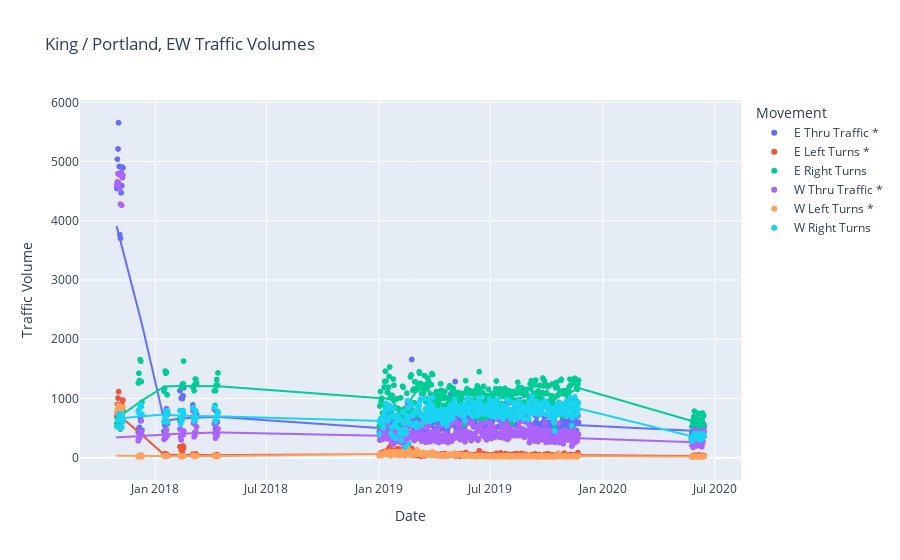

Here is the notebook cell this chart was saved with:
### Markdown cell above
Using Plotly Express to visualize all the traffic volume data of King / Portland:

### Code cell
fig = px.scatter(results, 
                 x="date", 
                 y=["e_thru_vol", "e_left_vol", "e_right_vol", "w_thru_vol", "w_left_vol", "w_right_vol"], 
                 labels={
                     "date" : "Date", 
                     "value" : "Traffic Volume", 
                     "variable" : "Movement"}, 
                 trendline="lowess", 
                 trendline_options=dict(frac=0.1),
                 # facet_col="year",
                 title="King / Portland, EW Traffic Volumes")

varlabels = {
    "e_thru_vol" : "E Thru Traffic *", 
    "e_left_vol" : "E Left Turns *", 
    "e_right_vol" : "E Right Turns", 
    "w_thru_vol" : "W Thru Traffic *", 
    "w_left_vol": "W Left Turns *", 
    "w_right_vol" : "W Right Turns"}

fig.for_each_trace(lambda t: t.update(name = varlabels[t.name], 
                                      legendgroup = varlabels[t.name], 
                                      hovertemplate = t.hovertemplate.replace(t.name, varlabels[t.name])))
fig.show()

### Figure 1 — Plotly figure (JSON) as saved in the notebook; plotly's stock layout.template omitted (floating-point values rounded to 4 significant figures; data arrays with more than 128 entries replaced by an {"elided": "..."} marker saying what was removed)
{"data": [{"hovertemplate": "Movement=E Thru Traffic *<br>Date=%{x}<br>Traffic Volume=%{y}<extra></extra>", "legendgroup": "E Thru Traffic *", "marker": {"color": "#636efa", "symbol": "circle"}, "mode": "markers", "name": "E Thru Traffic *", "showlegend": true, "type": "scattergl", "x": {"elided": "393 str values"}, "xaxis": "x", "y": {"elided": "393 int values"}, "yaxis": "y"}, {"hovertemplate": "<b>LOWESS trendline</b><br><br>Movement=E Thru Traffic *<br>Date=%{x}<br>Traffic Volume=%{y} <b>(trend)</b><extra></extra>", "legendgroup": "E Thru Traffic *", "marker": {"color": "#636efa", "symbol": "circle"}, "mode": "lines", "name": "E Thru Traffic *", "showlegend": false, "type": "scattergl", "x": {"elided": "393 str values"}, "xaxis": "x", "y": {"elided": "393 float values"}, "yaxis": "y"}, {"hovertemplate": "Movement=E Left Turns *<br>Date=%{x}<br>Traffic Volume=%{y}<extra></extra>", "legendgroup": "E Left Turns *", "marker": {"color": "#EF553B", "symbol": "circle"}, "mode": "markers", "name": "E Left Turns *", "showlegend": true, "type": "scattergl", "x": {"elided": "393 str values"}, "xaxis": "x", "y": {"elided": "393 int values"}, "yaxis": "y"}, {"hovertemplate": "<b>LOWESS trendline</b><br><br>Movement=E Left Turns *<br>Date=%{x}<br>Traffic Volume=%{y} <b>(trend)</b><extra></extra>", "legendgroup": "E Left Turns *", "marker": {"color": "#EF553B", "symbol": "circle"}, "mode": "lines", "name": "E Left Turns *", "showlegend": false, "type": "scattergl", "x": {"elided": "393 str values"}, "xaxis": "x", "y": {"elided": "393 float values"}, "yaxis": "y"}, {"hovertemplate": "Movement=E Right Turns<br>Date=%{x}<br>Traffic Volume=%{y}<extra></extra>", "legendgroup": "E Right Turns", "marker": {"color": "#00cc96", "symbol": "circle"}, "mode": "markers", "name": "E Right Turns", "showlegend": true, "type": "scattergl", "x": {"elided": "393 str values"}, "xaxis": "x", "y": {"elided": "393 int values"}, "yaxis": "y"}, {"hovertemplate": "<b>LOWESS trendline</b><br><br>Movement=E Right Turns<br>Date=%{x}<br>Traffic Volume=%{y} <b>(trend)</b><extra></extra>", "legendgroup": "E Right Turns", "marker": {"color": "#00cc96", "symbol": "circle"}, "mode": "lines", "name": "E Right Turns", "showlegend": false, "type": "scattergl", "x": {"elided": "393 str values"}, "xaxis": "x", "y": {"elided": "393 float values"}, "yaxis": "y"}, {"hovertemplate": "Movement=W Thru Traffic *<br>Date=%{x}<br>Traffic Volume=%{y}<extra></extra>", "legendgroup": "W Thru Traffic *", "marker": {"color": "#ab63fa", "symbol": "circle"}, "mode": "markers", "name": "W Thru Traffic *", "showlegend": true, "type": "scattergl", "x": {"elided": "393 str values"}, "xaxis": "x", "y": {"elided": "393 int values"}, "yaxis": "y"}, {"hovertemplate": "<b>LOWESS trendline</b><br><br>Movement=W Thru Traffic *<br>Date=%{x}<br>Traffic Volume=%{y} <b>(trend)</b><extra></extra>", "legendgroup": "W Thru Traffic *", "marker": {"color": "#ab63fa", "symbol": "circle"}, "mode": "lines", "name": "W Thru Traffic *", "showlegend": false, "type": "scattergl", "x": {"elided": "393 str values"}, "xaxis": "x", "y": {"elided": "393 float values"}, "yaxis": "y"}, {"hovertemplate": "Movement=W Left Turns *<br>Date=%{x}<br>Traffic Volume=%{y}<extra></extra>", "legendgroup": "W Left Turns *", "marker": {"color": "#FFA15A", "symbol": "circle"}, "mode": "markers", "name": "W Left Turns *", "showlegend": true, "type": "scattergl", "x": {"elided": "393 str values"}, "xaxis": "x", "y": {"elided": "393 int values"}, "yaxis": "y"}, {"hovertemplate": "<b>LOWESS trendline</b><br><br>Movement=W Left Turns *<br>Date=%{x}<br>Traffic Volume=%{y} <b>(trend)</b><extra></extra>", "legendgroup": "W Left Turns *", "marker": {"color": "#FFA15A", "symbol": "circle"}, "mode": "lines", "name": "W Left Turns *", "showlegend": false, "type": "scattergl", "x": {"elided": "393 str values"}, "xaxis": "x", "y": {"elided": "393 float values"}, "yaxis": "y"}, {"hovertemplate": "Movement=W Right Turns<br>Date=%{x}<br>Traffic Volume=%{y}<extra></extra>", "legendgroup": "W Right Turns", "marker": {"color": "#19d3f3", "symbol": "circle"}, "mode": "markers", "name": "W Right Turns", "showlegend": true, "type": "scattergl", "x": {"elided": "393 str values"}, "xaxis": "x", "y": {"elided": "393 int values"}, "yaxis": "y"}, {"hovertemplate": "<b>LOWESS trendline</b><br><br>Movement=W Right Turns<br>Date=%{x}<br>Traffic Volume=%{y} <b>(trend)</b><extra></extra>", "legendgroup": "W Right Turns", "marker": {"color": "#19d3f3", "symbol": "circle"}, "mode": "lines", "name": "W Right Turns", "showlegend": false, "type": "scattergl", "x": {"elided": "393 str values"}, "xaxis": "x", "y": {"elided": "393 float values"}, "yaxis": "y"}], "layout": {"legend": {"title": {"text": "Movement"}, "tracegroupgap": 0}, "title": {"text": "King / Portland, EW Traffic Volumes"}, "xaxis": {"anchor": "y", "domain": [0, 1], "title": {"text": "Date"}}, "yaxis": {"anchor": "x", "domain": [0, 1], "title": {"text": "Traffic Volume"}}}}
